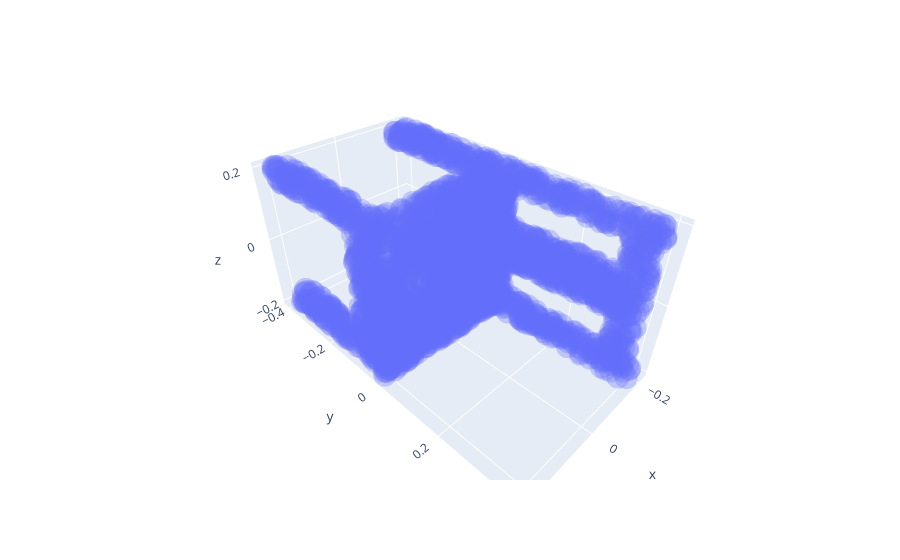

Notebook code for this chart:
### Markdown cell above
Let's have a look at some samples ...

### Code cell
# Original data point
sample = next(iter(data_loader))
plot_3d_shape(sample[0])

### Figure 1 — Plotly figure (JSON) as saved in the notebook; plotly's stock layout.template omitted (floating-point values rounded to 4 significant figures; data arrays with more than 128 entries replaced by an {"elided": "..."} marker saying what was removed)
{"data": [{"hovertemplate": "x=%{x}<br>y=%{y}<br>z=%{z}<extra></extra>", "legendgroup": "", "marker": {"color": "#636efa", "opacity": 0.3, "symbol": "circle"}, "mode": "markers", "name": "", "scene": "scene", "showlegend": false, "type": "scatter3d", "x": {"elided": "2722 float values"}, "y": {"elided": "2722 float values"}, "z": {"elided": "2722 float values"}}], "layout": {"legend": {"tracegroupgap": 0}, "margin": {"t": 60}, "scene": {"domain": {"x": [0, 1], "y": [0, 1]}, "xaxis": {"title": {"text": "x"}}, "yaxis": {"title": {"text": "y"}}, "zaxis": {"title": {"text": "z"}}}}}
